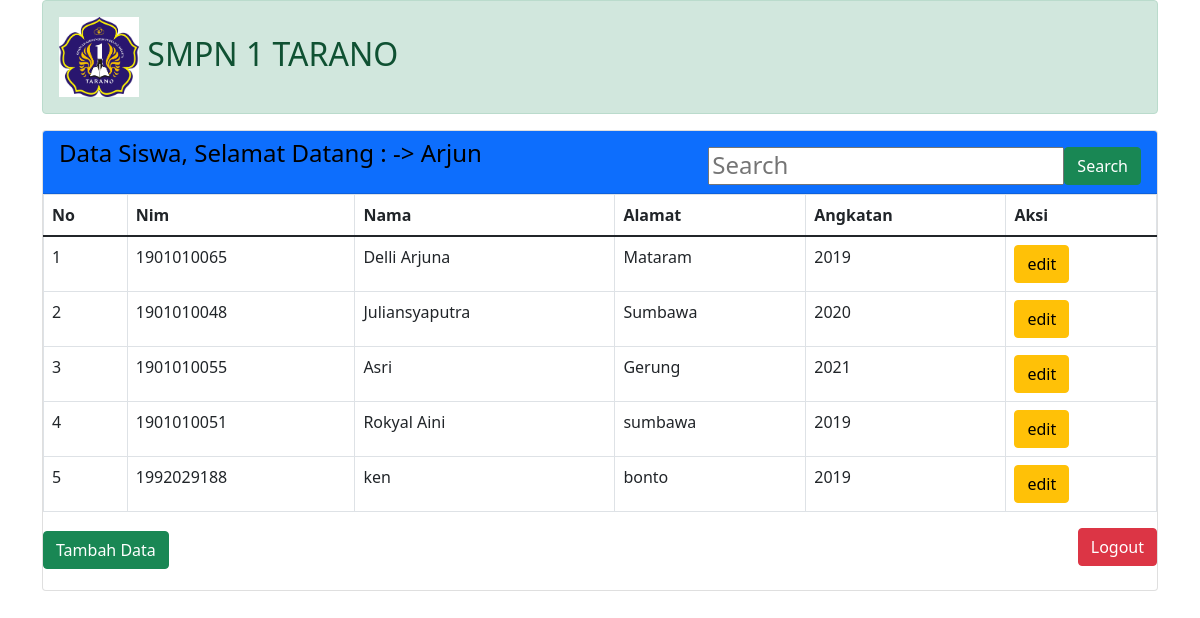
/index.php (signed in), run on the app's committed database.
### tables this page shows
CREATE TABLE `mahasiswa` (
  `id` int(11) NOT NULL,
  `nim` varchar(10) NOT NULL,
  `nama` varchar(50) NOT NULL,
  `alamat` varchar(150) NOT NULL,
  `prodi` varchar(100) NOT NULL
);

### index.php (the view, shortened to what this page needs)
<!doctype html>
<html>
<head>
    <link rel="stylesheet" href="bootstrap/css/bootstrap.min.css">
</head>
<body >
    <div class="container">
        <h2 class="alert alert-success" class="logo">
            <img src="foto/smp.jpg" style=" width: 5rem;">
            SMPN 1 TARANO
        </h2>
<div class="card mt-3">
   <div class="card-header bg-primary text-black">
        <h4>Data Siswa, Selamat Datang :
            <?php echo $_SESSION['status']; ?> ->
            <?php echo $_SESSION['Nama']; ?>
            <form class="d-flex float-end mt-2">
        <input class="" type="search" placeholder="Search" aria-label="Search">
        <button class="btn btn-success" type="submit">Search</button>
        </form>
        </h4>
   </div>
        <table class="table table-bordered">
            <thead>
                <tr>
                    <th>No</th>
                    <th>Nim</th>
                    <th>Nama</th>
                    <th>Alamat</th>
                    <th>Angkatan</th>
                    <th>Aksi</th>
                </tr>
            </thead>
            <tbody>
                <?php
                require 'setting.php';
                $query = "SELECT * FROM mahasiswa";
                $sql = mysqli_query($koneksi, $query);
                $no = 1;
                while ($data = mysqli_fetch_object($sql)) {
                ?>
                    <tr>
                        <td> <?php echo $no++; ?> </td>
                        <td> <?php echo $data->nim; ?> </td>
                        <td> <?php echo $data->nama; ?> </td>
                        <td> <?php echo $data->alamat; ?> </td>
                        <td> <?php echo $data->prodi; ?> </td>
                        <td>
                            <a href="edit.php?id=<?= $data->id; ?>">
                                <input type="submit" value="edit" class="btn btn-warning">
                            </a>
                        </td>
                    </tr>
                <?php
                }
                ?>
            </tbody>
        </table>
         <h2>
            <a href="tambah.php" class="btn btn-success">Tambah Data</a>
            <a href="logout.php" class="btn btn-danger float-end mb-3">Logout</a>
        </h2>
    </div>
</body>
</html>

### data on the page
mahasiswa: nim "1901010065", nama "Delli Arjuna", alamat "Mataram", prodi "2019"
mahasiswa: nim "1901010048", nama "Juliansyaputra", alamat "Sumbawa", prodi "2020"
mahasiswa: nim "1901010055", nama "Asri", alamat "Gerung", prodi "2021"
mahasiswa: nim "1901010051", nama "Rokyal Aini", alamat "sumbawa", prodi "2019"
mahasiswa: nim "1992029188", nama "ken", alamat "bonto", prodi "2019"

### other printed values
$_SESSION['Nama'] "Arjun"
